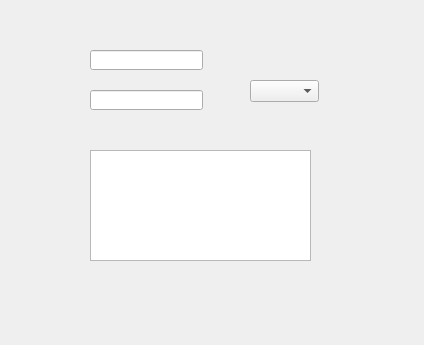
<?xml version="1.0" encoding="UTF-8"?>
<ui version="4.0">
 <class>MainWindow</class>
 <widget class="QMainWindow" name="MainWindow">
  <property name="geometry">
   <rect>
    <x>0</x>
    <y>0</y>
    <width>424</width>
    <height>345</height>
   </rect>
  </property>
  <property name="windowTitle">
   <string>MainWindow</string>
  </property>
  <widget class="QWidget" name="centralwidget">
   <widget class="QLineEdit" name="lineEdit">
    <property name="geometry">
     <rect>
      <x>90</x>
      <y>50</y>
      <width>113</width>
      <height>20</height>
     </rect>
    </property>
   </widget>
   <widget class="QLineEdit" name="lineEdit_2">
    <property name="geometry">
     <rect>
      <x>90</x>
      <y>90</y>
      <width>113</width>
      <height>20</height>
     </rect>
    </property>
   </widget>
   <widget class="QComboBox" name="comboBox">
    <property name="geometry">
     <rect>
      <x>250</x>
      <y>80</y>
      <width>69</width>
      <height>22</height>
     </rect>
    </property>
   </widget>
   <widget class="QTextEdit" name="textEdit">
    <property name="geometry">
     <rect>
      <x>90</x>
      <y>150</y>
      <width>221</width>
      <height>111</height>
     </rect>
    </property>
   </widget>
  </widget>
 </widget>
 <tabstops>
  <tabstop>lineEdit</tabstop>
  <tabstop>lineEdit_2</tabstop>
  <tabstop>comboBox</tabstop>
  <tabstop>textEdit</tabstop>
 </tabstops>
 <resources/>
 <connections/>
</ui>
